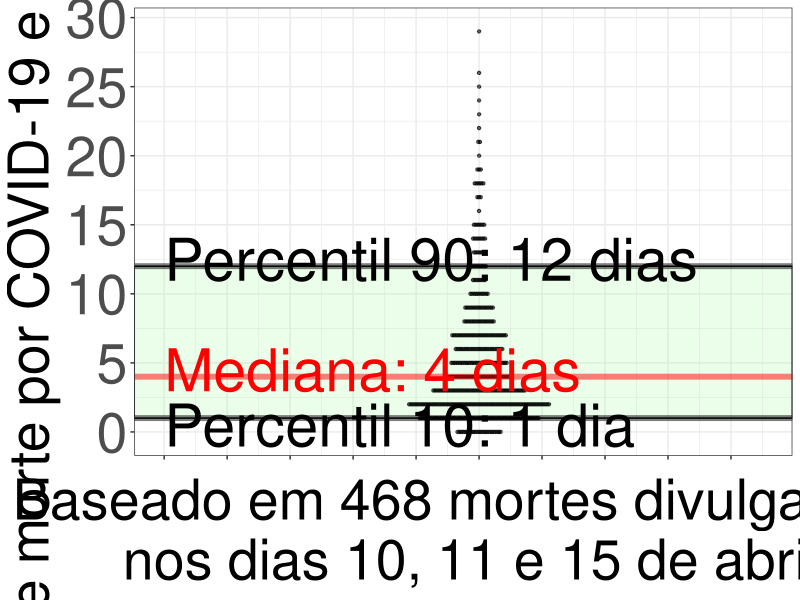

Write R code to recreate this figure.
# Time delay from death to notification
tempo_morte <- c(rep(0, 13), rep(1, 28), rep(2, 10), rep(3, 8), rep(4, 3), rep(5, 6), rep(6, 2), rep(7, 6), rep(8, 5), rep(9, 3), rep(10, 1), rep(11, 2), rep(12, 3), rep(13, 1), rep(14, 3), rep(15, 0), rep(16, 0), rep(17, 0), rep(18, 0), rep(19, 0), rep(20, 0), rep(21, 0), rep(22, 0), rep(23, 0), rep(24, 0), rep(25, 0), rep(26, 0), rep(27, 0),
                 rep(0, 3), rep(1, 22), rep(2, 42), rep(3, 25), rep(4, 18), rep(5, 18), rep(6, 16), rep(7, 17), rep(8, 3), rep(9, 7), rep(10, 6), rep(11, 1), rep(12, 0), rep(13, 2), rep(14, 1), rep(15, 2), rep(16, 0), rep(17, 1), rep(18, 3), rep(19, 0), rep(20, 1), rep(21, 1), rep(22, 0), rep(23, 1), rep(24, 1), rep(25, 0), rep(26, 0),
                 rep(0, 10), rep(1, 20), rep(2, 30), rep(3, 21), rep(4, 15), rep(5, 9), rep(6, 10), rep(7, 9), rep(8, 10), rep(9, 7), rep(10, 4), rep(11, 5), rep(12, 6), rep(13, 4), rep(14, 4), rep(15, 5), rep(16, 1), rep(17, 2), rep(18, 3), rep(19, 3), rep(20, 0), rep(21, 1), rep(22, 1), rep(23, 0), rep(24, 0), rep(25, 1), rep(26, 1), rep(27, 0), rep(28, 0), rep(29, 1), rep(30, 0), rep(31, 0))
delay <- data.frame(dias = tempo_morte)
delay <- data.frame(cbind(titulo = c(1), delay))
d.median <- median(delay$dias)
d.sup <- quantile(delay$dias, 0.9)
d.inf <- quantile(delay$dias, 0.1)

# Plot
library(ggplot2)

ggplot(delay, aes(x = titulo, y = dias)) +
  annotate(geom = "rect", xmin=-Inf, xmax=Inf, ymin=d.inf, ymax=d.sup,
           fill = "palegreen", colour = "black", alpha = 0.2) +
  geom_dotplot(binaxis='y', stackdir='center',
               fill = "black", stackgroups=T, binpositions="all", position = "dodge",
               stackratio=0.5, dotsize=0.5, alpha = 0.6,
               binwidth = 0.5) +
  geom_hline(yintercept=d.median, linetype=1, color = "red", size=2, alpha=0.5) +
  geom_hline(yintercept=d.sup, linetype=1, color = "black", size=2, alpha=0.5) +
  geom_hline(yintercept=d.inf, linetype=1, color = "black", size=2, alpha=0.5) +
  annotate("text", label = paste0("Mediana: ", d.median, " dias"), 
           hjust =0, x = 0.5, y = 4.5, size = 15, colour = "red") +
  annotate("text", label = paste0("Percentil 90: ", d.sup, " dias"), 
           hjust =0, x = 0.5, y = 12.5, size = 15, colour = "black") +
  annotate("text", label = paste0("Percentil 10: ", d.inf, " dia"), 
           hjust =0, x = 0.5, y = 0.5, size = 15, colour = "black") +
  ylab("Tempo entre a data de morte por COVID-19 e a data de divulgação (dias)") +
  xlab("Baseado em 468 mortes divulgadas \n nos dias 10, 11 e 15 de abril") +
  scale_x_continuous(labels = rep("", 21), breaks = seq(0, 2, 0.1)) +
  scale_y_continuous(breaks = seq(0, 30, 5)) +
  theme_bw() +
  theme(axis.text.y = element_text(size=40),
        axis.title=element_text(size=40))


